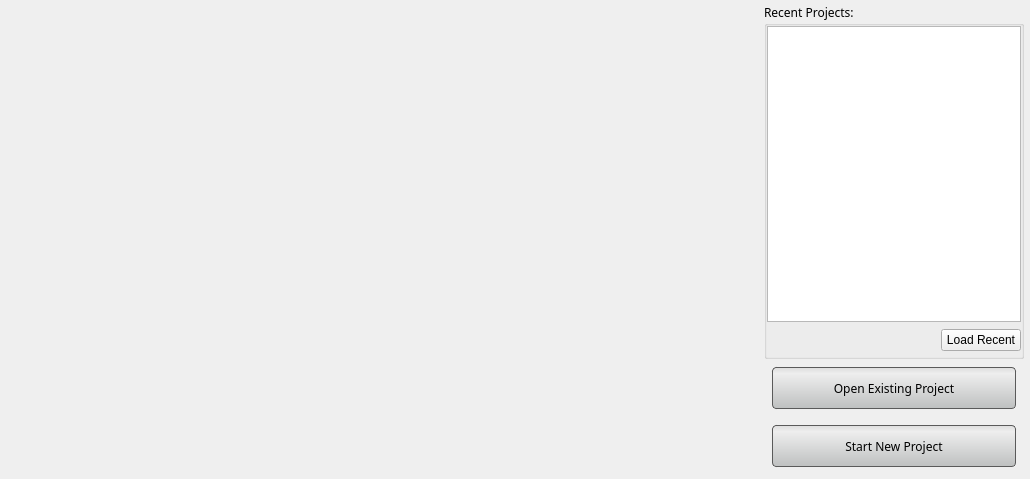
<?xml version="1.0" encoding="UTF-8"?>
<ui version="4.0">
 <class>AppSplash</class>
 <widget class="QDialog" name="AppSplash">
  <property name="geometry">
   <rect>
    <x>0</x>
    <y>0</y>
    <width>1030</width>
    <height>479</height>
   </rect>
  </property>
  <property name="sizePolicy">
   <sizepolicy hsizetype="Fixed" vsizetype="Fixed">
    <horstretch>0</horstretch>
    <verstretch>0</verstretch>
   </sizepolicy>
  </property>
  <property name="minimumSize">
   <size>
    <width>1030</width>
    <height>479</height>
   </size>
  </property>
  <property name="maximumSize">
   <size>
    <width>1030</width>
    <height>479</height>
   </size>
  </property>
  <property name="font">
   <font>
    <family>Lucida Sans</family>
   </font>
  </property>
  <property name="windowTitle">
   <string/>
  </property>
  <property name="windowIcon">
   <iconset>
    <normaloff>../../Resources/Icons/Seg3DLarge.png</normaloff>../../Resources/Icons/Seg3DLarge.png</iconset>
  </property>
  <property name="styleSheet">
   <string notr="true">QDialog#Splash {
	background-color: qlineargradient(spread:pad, x1:0.5, y1:0, x2:0.5, y2:0.960227, stop:0 rgba(221, 221, 221, 255), stop:0.155779 rgba(228, 228, 228, 255), stop:1 rgba(202, 204, 204, 255));
}

QPushButton#existing_project_button_{
	background-color: qlineargradient(spread:pad, x1:0.5, y1:0, x2:0.5, y2:0.960227, stop:0 rgba(221, 221, 221, 255), stop:0.155779 rgba(238, 238, 238, 255), stop:1 rgba(192, 194, 194, 255));
	border-radius: 4px;
	border: 1px solid rgb(90, 90, 90);
	margin:4px;
}

QPushButton#existing_project_button_:pressed{
	background-color: qlineargradient(spread:pad, x1:0.5, y1:0, x2:0.5, y2:1, stop:0 rgba(150, 150, 150, 255), stop:0.753769 rgba(206, 206, 206, 255), stop:1 rgba(185, 185, 185, 255));
	border-radius: 4px;
	border: 1px solid rgb(90, 90, 90);
	margin:4px;
}

QPushButton#new_project_button_{
	background-color: qlineargradient(spread:pad, x1:0.5, y1:0, x2:0.5, y2:0.960227, stop:0 rgba(221, 221, 221, 255), stop:0.155779 rgba(238, 238, 238, 255), stop:1 rgba(192, 194, 194, 255));
	border-radius: 4px;
	border: 1px solid rgb(90, 90, 90);
	margin:4px;
}

QPushButton#new_project_button_:pressed{
	background-color: qlineargradient(spread:pad, x1:0.5, y1:0, x2:0.5, y2:1, stop:0 rgba(150, 150, 150, 255), stop:0.753769 rgba(206, 206, 206, 255), stop:1 rgba(185, 185, 185, 255));
	border-radius: 4px;
	border: 1px solid rgb(90, 90, 90);
	margin:4px;
}</string>
  </property>
  <property name="sizeGripEnabled">
   <bool>false</bool>
  </property>
  <layout class="QHBoxLayout" name="horizontalLayout">
   <property name="spacing">
    <number>0</number>
   </property>
   <property name="leftMargin">
    <number>2</number>
   </property>
   <property name="topMargin">
    <number>3</number>
   </property>
   <property name="rightMargin">
    <number>2</number>
   </property>
   <property name="bottomMargin">
    <number>2</number>
   </property>
   <item>
    <widget class="QLabel" name="splash_image_">
     <property name="sizePolicy">
      <sizepolicy hsizetype="Fixed" vsizetype="Fixed">
       <horstretch>0</horstretch>
       <verstretch>0</verstretch>
      </sizepolicy>
     </property>
     <property name="minimumSize">
      <size>
       <width>758</width>
       <height>474</height>
      </size>
     </property>
     <property name="maximumSize">
      <size>
       <width>758</width>
       <height>474</height>
      </size>
     </property>
     <property name="text">
      <string/>
     </property>
     <property name="pixmap">
      <pixmap resource="../AppInterface/Resources/AppInterface.qrc">:/Images/Seg3DSplash.png</pixmap>
     </property>
    </widget>
   </item>
   <item>
    <widget class="QWidget" name="widget" native="true">
     <layout class="QVBoxLayout" name="verticalLayout_2">
      <property name="spacing">
       <number>0</number>
      </property>
      <property name="leftMargin">
       <number>4</number>
      </property>
      <property name="topMargin">
       <number>0</number>
      </property>
      <property name="rightMargin">
       <number>4</number>
      </property>
      <property name="bottomMargin">
       <number>2</number>
      </property>
      <item>
       <widget class="QGroupBox" name="groupBox">
        <property name="sizePolicy">
         <sizepolicy hsizetype="Preferred" vsizetype="MinimumExpanding">
          <horstretch>0</horstretch>
          <verstretch>0</verstretch>
         </sizepolicy>
        </property>
        <property name="title">
         <string>Recent Projects:</string>
        </property>
        <layout class="QVBoxLayout" name="verticalLayout">
         <property name="spacing">
          <number>2</number>
         </property>
         <property name="margin">
          <number>0</number>
         </property>
         <item>
          <widget class="QListWidget" name="recent_project_list_">
           <property name="sizePolicy">
            <sizepolicy hsizetype="Expanding" vsizetype="MinimumExpanding">
             <horstretch>0</horstretch>
             <verstretch>0</verstretch>
            </sizepolicy>
           </property>
           <property name="focusPolicy">
            <enum>Qt::ClickFocus</enum>
           </property>
           <property name="editTriggers">
            <set>QAbstractItemView::NoEditTriggers</set>
           </property>
           <property name="alternatingRowColors">
            <bool>true</bool>
           </property>
          </widget>
         </item>
         <item>
          <widget class="QWidget" name="widget_2" native="true">
           <property name="sizePolicy">
            <sizepolicy hsizetype="Preferred" vsizetype="Fixed">
             <horstretch>0</horstretch>
             <verstretch>0</verstretch>
            </sizepolicy>
           </property>
           <property name="minimumSize">
            <size>
             <width>0</width>
             <height>32</height>
            </size>
           </property>
           <layout class="QHBoxLayout" name="horizontalLayout_2">
            <property name="margin">
             <number>0</number>
            </property>
            <item>
             <spacer name="horizontalSpacer">
              <property name="orientation">
               <enum>Qt::Horizontal</enum>
              </property>
              <property name="sizeHint" stdset="0">
               <size>
                <width>120</width>
                <height>20</height>
               </size>
              </property>
             </spacer>
            </item>
            <item>
             <widget class="QPushButton" name="load_recent_button_">
              <property name="focusPolicy">
               <enum>Qt::NoFocus</enum>
              </property>
              <property name="text">
               <string>Load Recent</string>
              </property>
             </widget>
            </item>
           </layout>
          </widget>
         </item>
        </layout>
       </widget>
      </item>
      <item>
       <widget class="QWidget" name="widget_3" native="true">
        <property name="sizePolicy">
         <sizepolicy hsizetype="Preferred" vsizetype="Fixed">
          <horstretch>0</horstretch>
          <verstretch>0</verstretch>
         </sizepolicy>
        </property>
        <property name="minimumSize">
         <size>
          <width>0</width>
          <height>51</height>
         </size>
        </property>
        <layout class="QHBoxLayout" name="horizontalLayout_3">
         <property name="spacing">
          <number>0</number>
         </property>
         <property name="margin">
          <number>4</number>
         </property>
         <item>
          <widget class="QPushButton" name="existing_project_button_">
           <property name="minimumSize">
            <size>
             <width>0</width>
             <height>50</height>
            </size>
           </property>
           <property name="maximumSize">
            <size>
             <width>16777215</width>
             <height>50</height>
            </size>
           </property>
           <property name="text">
            <string>Open Existing Project</string>
           </property>
          </widget>
         </item>
        </layout>
       </widget>
      </item>
      <item>
       <widget class="QWidget" name="widget_4" native="true">
        <property name="sizePolicy">
         <sizepolicy hsizetype="Preferred" vsizetype="Fixed">
          <horstretch>0</horstretch>
          <verstretch>0</verstretch>
         </sizepolicy>
        </property>
        <property name="minimumSize">
         <size>
          <width>0</width>
          <height>51</height>
         </size>
        </property>
        <layout class="QHBoxLayout" name="horizontalLayout_4">
         <property name="spacing">
          <number>0</number>
         </property>
         <property name="margin">
          <number>4</number>
         </property>
         <item>
          <widget class="QPushButton" name="new_project_button_">
           <property name="sizePolicy">
            <sizepolicy hsizetype="Minimum" vsizetype="Fixed">
             <horstretch>0</horstretch>
             <verstretch>0</verstretch>
            </sizepolicy>
           </property>
           <property name="minimumSize">
            <size>
             <width>0</width>
             <height>50</height>
            </size>
           </property>
           <property name="maximumSize">
            <size>
             <width>16777215</width>
             <height>50</height>
            </size>
           </property>
           <property name="text">
            <string>Start New Project</string>
           </property>
          </widget>
         </item>
        </layout>
       </widget>
      </item>
     </layout>
    </widget>
   </item>
  </layout>
 </widget>
 <resources>
  <include location="../AppInterface/Resources/AppInterface.qrc"/>
 </resources>
 <connections/>
</ui>
